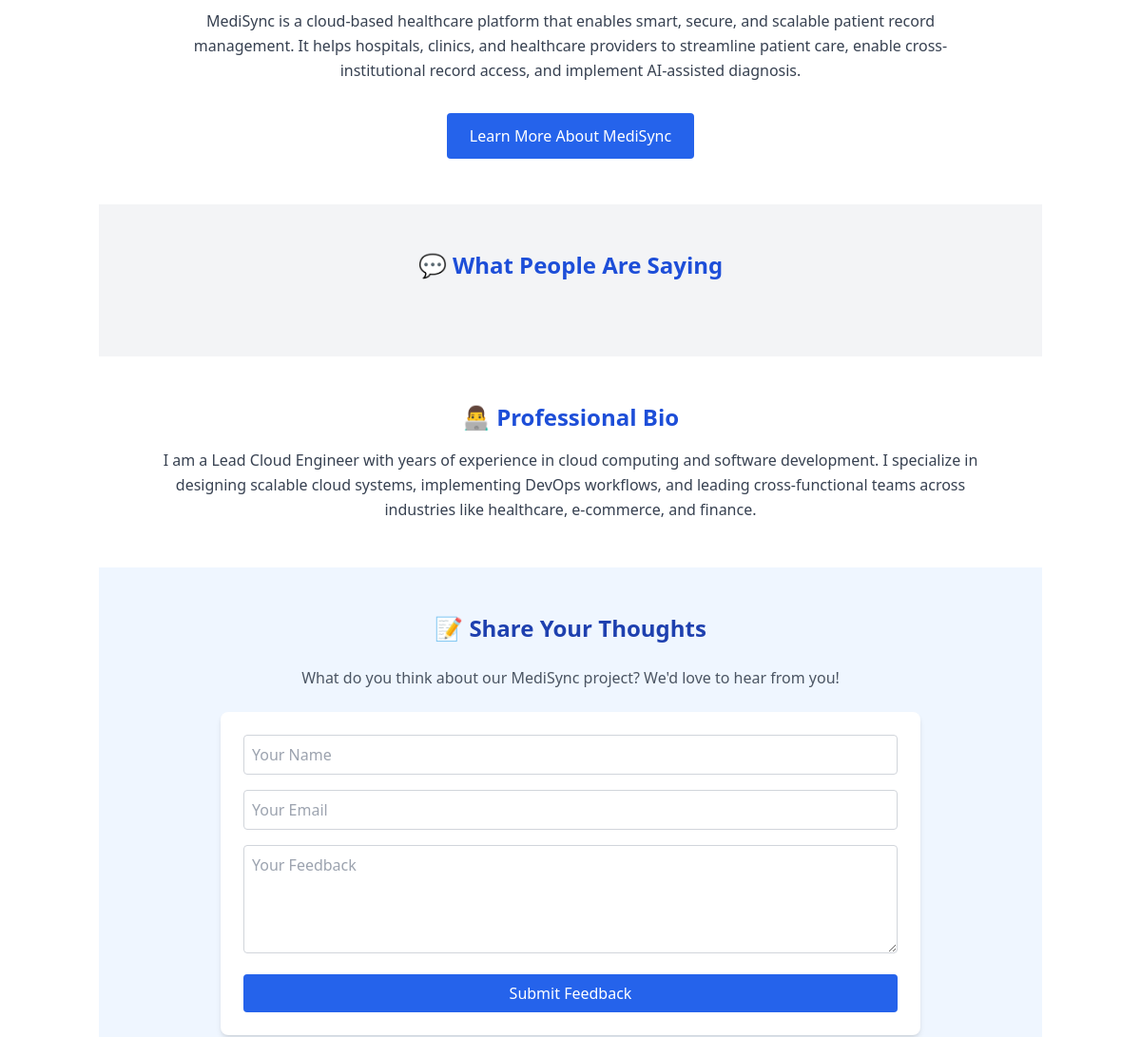
Before: / (middle part) with the older database file.
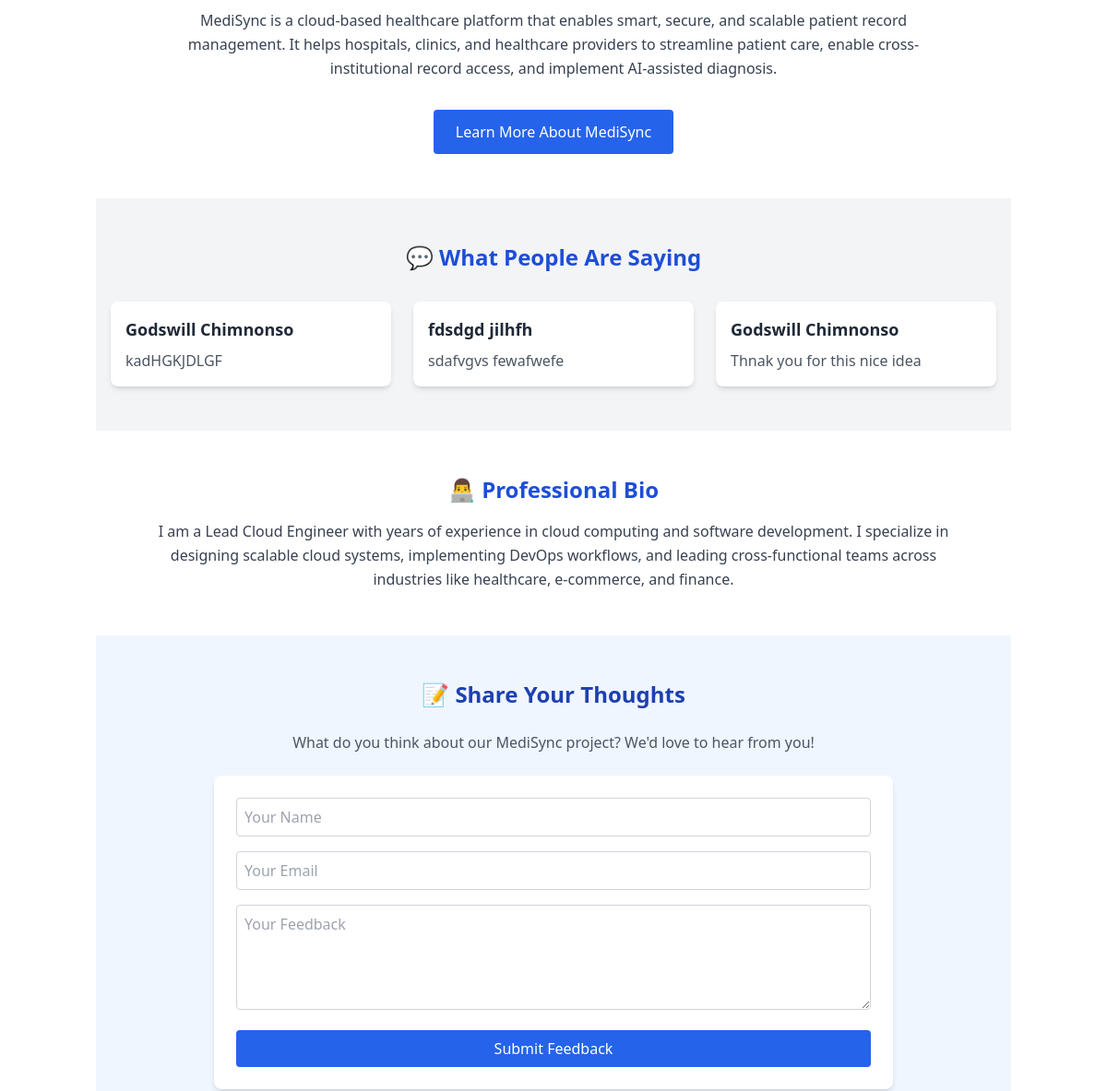
After: the same page with the newer database file.
### app/models.py (models this page shows)
class Feedback(Base):
    __tablename__ = "feedbacks"
    id = Column(Integer, primary_key=True, index=True)
    name = Column(String(100))
    email = Column(String(100))
    feedback = Column(Text)

### app/main.py (the view)
@app.get("/", response_class=HTMLResponse)
async def home(request: Request, db: Session = Depends(get_database)):
    feedbacks = db.query(models.Feedback).order_by(models.Feedback.id.desc()).limit(3).all()
    newsletter_error = request.session.pop("newsletter_error", None)
    newsletter_success = request.session.pop("newsletter_success", None)
    feedback_success = request.session.pop("feedback_success", None)
    show_modal = True if newsletter_error or newsletter_success else False
    show_feedback_modal = request.query_params.get("show_feedback_modal", None)
    return templates.TemplateResponse("index.html", {
        "request": request,
        "feedbacks": feedbacks,
        "error": newsletter_error,
        "success": newsletter_success,
        "show_modal": show_modal,
        "feedback_success": feedback_success,
        "show_feedback_modal": show_feedback_modal
    })

### app/templates/index.html (shortened to what this page needs)
{% extends "base.html" %}
{% block content %}
<section id="project_description" class="py-12 bg-white text-center">
  <div class="max-w-4xl mx-auto px-4">
    <p class="text-gray-700 text-base leading-relaxed">
      MediSync is a cloud-based healthcare platform that enables smart, secure, and scalable patient record management.
      It helps hospitals, clinics, and healthcare providers to streamline patient care, enable cross-institutional record access, and implement AI-assisted diagnosis.
    </p>
    <div class="mt-8">
      <a href="#project" class="inline-block bg-blue-600 text-white px-6 py-3 rounded hover:bg-blue-700 transition duration-200">
        Learn More About MediSync
      </a>
  </div>
</section>
<section class="bg-gray-100 py-12">
  <div class="max-w-6xl mx-auto px-4">
    <h2 class="text-2xl font-bold text-center text-blue-700 mb-8">💬 What People Are Saying</h2>
    <div class="grid md:grid-cols-3 sm:grid-cols-2 gap-6">
      {% for feedback in feedbacks %}
      <div class="bg-white shadow-md rounded-lg p-4">
        <h3 class="text-lg font-semibold text-gray-800">{{ feedback.name }}</h3>
        <p class="text-gray-600 mt-2">{{ feedback.feedback }}</p>
      </div>
      {% endfor %}
    </div>
  </div>
</section>
<section id="bio" class="py-12 bg-white text-center">
  <div class="max-w-4xl mx-auto px-4">
    <h2 class="text-2xl font-bold text-blue-700 mb-4">👨‍💻 Professional Bio</h2>
    <p class="text-gray-700 leading-relaxed">
      I am a Lead Cloud Engineer with years of experience in cloud computing and software development.
      I specialize in designing scalable cloud systems, implementing DevOps workflows, and leading cross-functional teams across industries like healthcare, e-commerce, and finance.
    </p>
  </div>
</section>
<section id="feedback" class="py-12 bg-blue-50">
  <div class="max-w-3xl mx-auto px-4 text-center">
    <h2 class="text-2xl font-bold text-blue-800 mb-6">📝 Share Your Thoughts</h2>
    <p class="mb-6 text-gray-600">What do you think about our MediSync project? We'd love to hear from you!</p>
    <form method="post" action="/feedback" class="bg-white shadow-md rounded-lg p-6 space-y-4">
      <input
        type="text"
        name="name"
        placeholder="Your Name"
        value="{{ name or '' }}"
        required
        class="w-full p-2 border border-gray-300 rounded"
      />
      <input
        type="email"
        name="email"
        placeholder="Your Email"
        value="{{ email or '' }}"
        required
        class="w-full p-2 border border-gray-300 rounded"
      />
      <textarea
        name="message"
        placeholder="Your Feedback"
        required
        rows="4"
        class="w-full p-2 border border-gray-300 rounded"
      >{{ message or '' }}</textarea>
      <button
        type="submit"
        class="w-full bg-blue-600 text-white py-2 px-4 rounded hover:bg-blue-700"
      >
        Submit Feedback
      </button>
    </form>
  </div>
</section>
{% endblock %}

### app/templates/base.html (shortened to what this page needs)
<!DOCTYPE html>
<html lang="en" class="h-full">
  <head>
    <script src="https://cdn.tailwindcss.com"></script>
  </head>
  <body class="flex flex-col min-h-screen">
    <main class="flex-grow container mx-auto p-4">
      {% block content %}
      {% endblock %}
    </main>
  </body>
</html>

Changed rows visible on the page:
added Feedback: name "Godswill Chimnonso", feedback "kadHGKJDLGF"
added Feedback: name "fdsdgd jilhfh", feedback "sdafvgvs fewafwefe"
added Feedback: name "Godswill Chimnonso", feedback "Thnak you for this nice idea"
